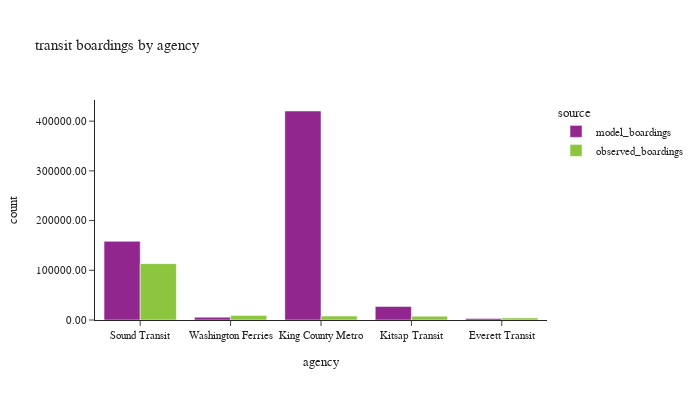

Source (notebook cell):
### Code cell
# fig = px.bar(plot_df.sort_values('source'), x="agency", y="count",
#              color="source", barmode="group",
#              title="transit boardings by agency")
# fig.update_layout(height=400, width=700, font=dict(size=11),
#                   yaxis_tickformat = '.2f')
# fig.show()

### Figure 1 — Plotly figure (JSON) as saved in the notebook; plotly's stock layout.template omitted (floating-point values rounded to 4 significant figures)
{"data": [{"alignmentgroup": "True", "hovertemplate": "source=model_boardings<br>agency=%{x}<br>count=%{y}<extra></extra>", "legendgroup": "model_boardings", "marker": {"color": "#91268F", "pattern": {"shape": ""}}, "name": "model_boardings", "offsetgroup": "model_boardings", "orientation": "v", "showlegend": true, "textposition": "auto", "type": "bar", "x": ["Sound Transit", "Washington Ferries", "King County Metro", "Kitsap Transit", "Everett Transit"], "xaxis": "x", "y": [158200.0, 5658.0, 420400.0, 27280.0, 3184.0], "yaxis": "y"}, {"alignmentgroup": "True", "hovertemplate": "source=observed_boardings<br>agency=%{x}<br>count=%{y}<extra></extra>", "legendgroup": "observed_boardings", "marker": {"color": "#8CC63E", "pattern": {"shape": ""}}, "name": "observed_boardings", "offsetgroup": "observed_boardings", "orientation": "v", "showlegend": true, "textposition": "auto", "type": "bar", "x": ["Sound Transit", "Washington Ferries", "King County Metro", "Kitsap Transit", "Everett Transit"], "xaxis": "x", "y": [113400.0, 9278.0, 7852.0, 7609.0, 4201.0], "yaxis": "y"}], "layout": {"barmode": "group", "font": {"size": 11}, "height": 400, "legend": {"title": {"text": "source"}, "tracegroupgap": 0}, "title": {"text": "transit boardings by agency"}, "width": 700, "xaxis": {"anchor": "y", "domain": [0.0, 1.0], "title": {"text": "agency"}}, "yaxis": {"anchor": "x", "domain": [0.0, 1.0], "tickformat": ".2f", "title": {"text": "count"}}}}
